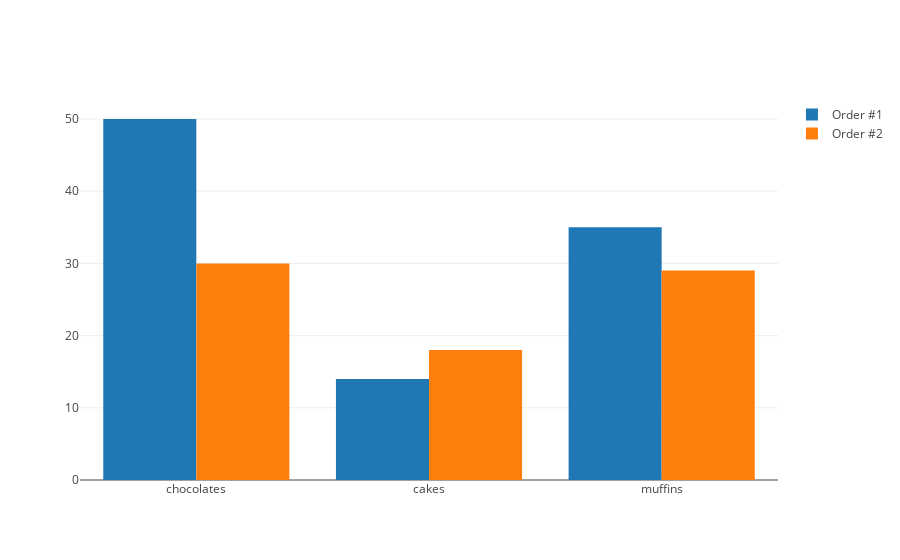

Notebook code cell kept with this figure:
### Markdown cell above
#### Plot the graph
Hover over each of the bars to view the corresponding data. A legend is also automatically generated.

### Code cell
fig = go.Figure(data=data, 
                layout=layout)

offline.iplot(fig)

### Figure 1 — Plotly figure (JSON) as saved in the notebook; plotly's stock layout.template omitted (floating-point values rounded to 4 significant figures)
{"data": [{"name": "Order #1", "type": "bar", "uid": "87d5aaef-c0a1-4e65-822f-6c99e7851553", "x": ["chocolates", "cakes", "muffins"], "y": [50, 14, 35]}, {"name": "Order #2", "type": "bar", "uid": "813515f9-c837-4393-81f5-c5abc60d1642", "x": ["chocolates", "cakes", "muffins"], "y": [30, 18, 29]}], "layout": {"barmode": "group"}}
